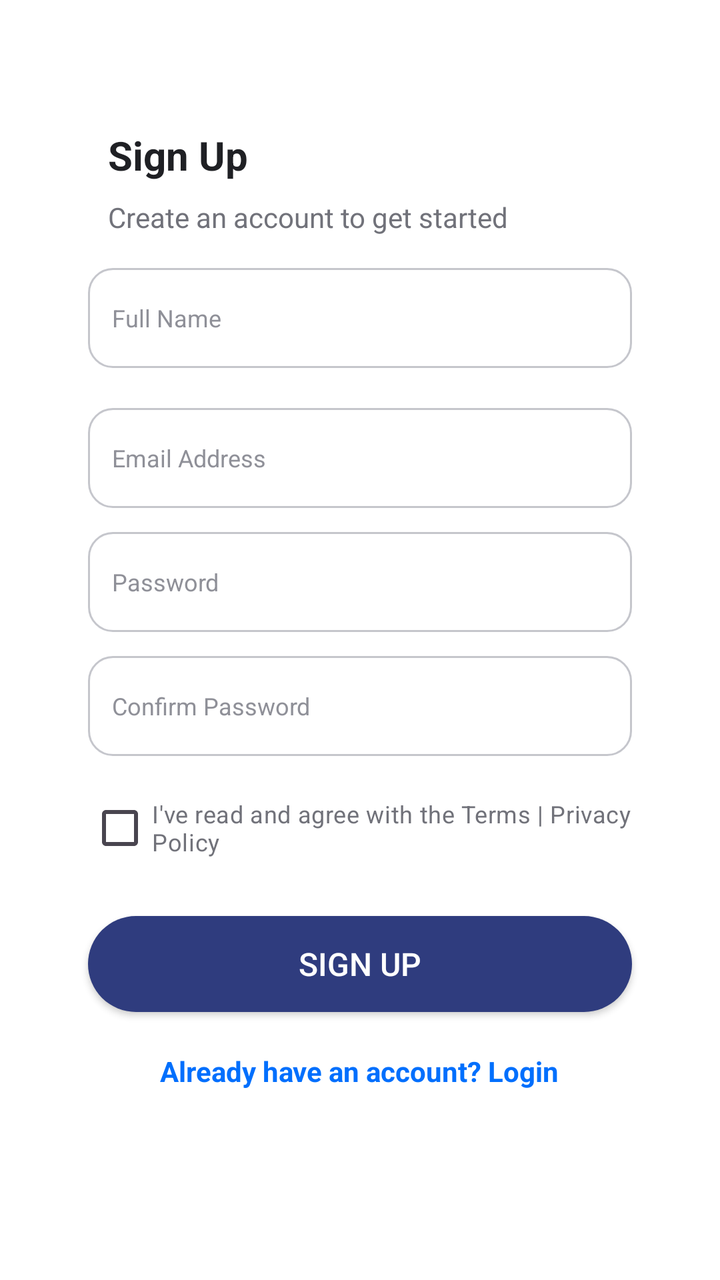
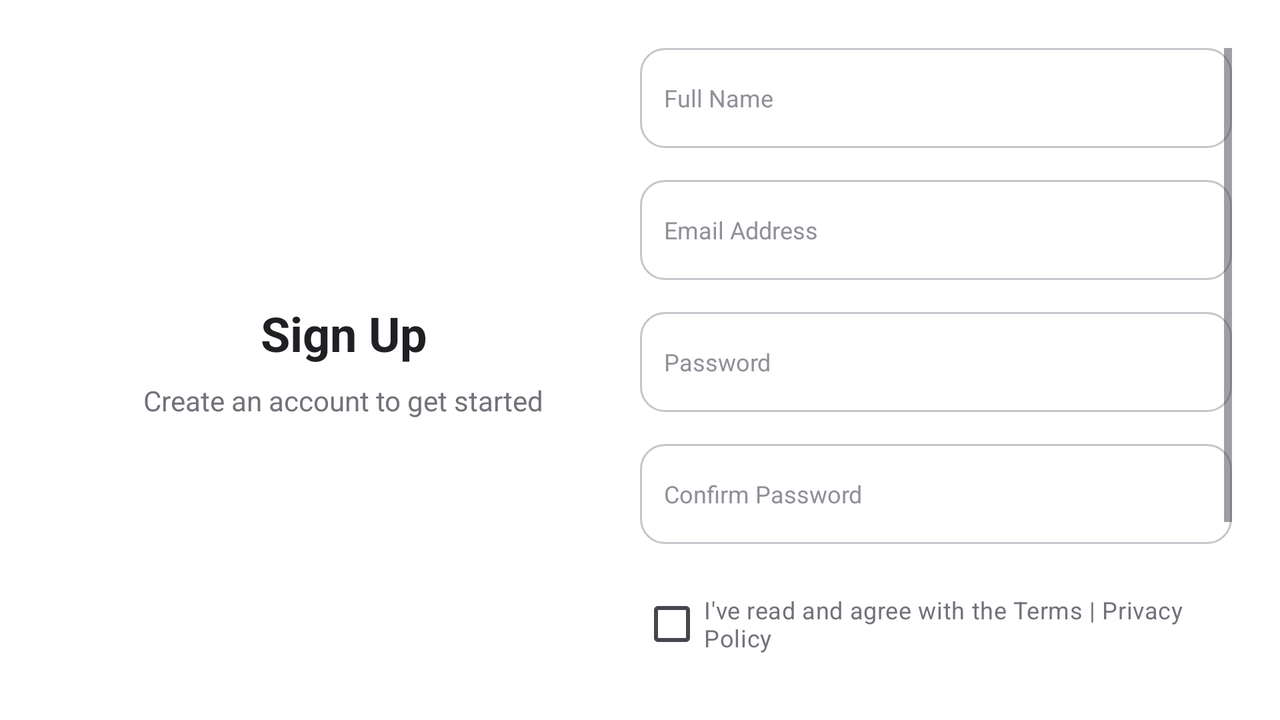

First picture: res/layout/ on a phone held upright. Second picture: the repository's own variant of that layout, on a device whose configuration matches the variant's folder. Source for both follows.
<!-- AndroidManifest.xml: application theme Theme.DemoiLost -->
<!-- res/layout/activity_register.xml -->
<?xml version="1.0" encoding="utf-8"?>
<LinearLayout xmlns:android="http://schemas.android.com/apk/res/android"
    android:layout_width="match_parent"
    android:layout_height="match_parent"
    xmlns:tools="http://schemas.android.com/tools"
    tools:context=".RegisterActivity"
    android:background="#FFFFFF">

    <LinearLayout
        android:layout_width="match_parent"
        android:layout_height="match_parent"
        android:layout_marginTop="40dp"
        android:gravity="center_horizontal"
        android:orientation="vertical"
        android:padding="24dp">

        
        <TextView
            android:id="@+id/signupTitle"
            android:layout_width="match_parent"
            android:layout_height="wrap_content"
            android:layout_marginStart="30dp"
            android:layout_marginEnd="30dp"
            android:layout_marginBottom="8dp"
            android:text="Sign Up"
            android:textColor="#1F2024"
            android:textSize="20sp"
            android:textStyle="bold" />

        
        <TextView
            android:id="@+id/signupSubtitle"
            android:layout_width="match_parent"
            android:layout_height="wrap_content"
            android:layout_marginStart="30dp"
            android:layout_marginEnd="30dp"
            android:layout_marginBottom="16dp"
            android:text="Create an account to get started"
            android:textColor="#71727A"
            android:textSize="14sp" />

        
        <EditText
            android:id="@+id/nameInput"
            android:layout_width="match_parent"
            android:layout_height="50dp"
            android:layout_marginStart="20dp"
            android:layout_marginEnd="20dp"
            android:layout_marginBottom="20dp"
            android:background="@drawable/input_background"
            android:hint="Full Name"
            android:padding="12dp"
            android:textColorHint="#8F9098"
            android:textSize="12dp" />

        
        <EditText
            android:id="@+id/emailInput"
            android:layout_width="match_parent"
            android:layout_height="50dp"
            android:layout_marginStart="20dp"
            android:layout_marginEnd="20dp"
            android:layout_marginBottom="12dp"
            android:background="@drawable/input_background"
            android:hint="Email Address"
            android:inputType="textEmailAddress"
            android:padding="12dp"
            android:textColorHint="#8F9098"
            android:textSize="12dp" />

        
        <EditText
            android:id="@+id/passwordInput"
            android:layout_width="match_parent"
            android:layout_height="50dp"
            android:layout_marginStart="20dp"
            android:layout_marginEnd="20dp"
            android:layout_marginBottom="12dp"
            android:background="@drawable/input_background"
            android:hint="Password"
            android:inputType="textPassword"
            android:padding="12dp"
            android:textColorHint="#8F9098"
            android:textSize="12dp" />

        
        <EditText
            android:id="@+id/confirmPasswordInput"
            android:layout_width="match_parent"
            android:layout_height="50dp"
            android:layout_marginStart="20dp"
            android:layout_marginEnd="20dp"

            android:layout_marginBottom="12dp"
            android:background="@drawable/input_background"
            android:hint="Confirm Password"
            android:inputType="textPassword"
            android:padding="12dp"
            android:textColorHint="#8F9098"
            android:textSize="12dp" />

        
        <CheckBox
            android:id="@+id/termsCheckbox"
            android:layout_width="wrap_content"
            android:layout_height="wrap_content"
            android:layout_marginStart="20dp"
            android:layout_marginEnd="20dp"
            android:layout_marginBottom="20dp"
            android:text="I've read and agree with the Terms | Privacy Policy"
            android:textColor="#71727A"
            android:textSize="12sp" />

        
        <Button
            android:id="@+id/signupButton"
            android:layout_width="match_parent"
            android:layout_height="wrap_content"
            android:layout_marginStart="20dp"
            android:layout_marginEnd="20dp"
            android:background="@drawable/button_primary"
            android:text="Sign Up"
            android:textColor="#FFFFFF"
            android:textSize="16sp" />

        
        <TextView
            android:id="@+id/loginRedirect"
            android:layout_width="wrap_content"
            android:layout_height="wrap_content"
            android:layout_marginStart="20dp"
            android:layout_marginTop="20dp"
            android:layout_marginEnd="20dp"
            android:text="Already have an account? Login"
            android:textColor="#006FFD"
            android:textSize="14sp"
            android:textStyle="bold" />

    </LinearLayout>
</LinearLayout>
<!-- resources referenced by this layout -->
<resources>
  <!-- drawable button_primary (drawable) -->
  <?xml version="1.0" encoding="utf-8"?>
  <shape xmlns:android="http://schemas.android.com/apk/res/android"
      android:shape="rectangle">
      <solid android:color="@color/blue"/>
      <corners android:radius="30dp"/>
  </shape>
  <!-- drawable input_background (drawable) -->
  <?xml version="1.0" encoding="utf-8"?>
  <shape xmlns:android="http://schemas.android.com/apk/res/android"
      android:shape="rectangle">
      <solid android:color="#FFFFFF"/>
      <stroke android:width="1dp" android:color="#C5C6CC"/>
      <corners android:radius="12dp"/>
  </shape>
  <style name="Theme.DemoiLost" parent="Base.Theme.DemoiLost" />
  <color name="blue">#FF2F3C7E</color>
  <style name="Base.Theme.DemoiLost" parent="Theme.Material3.DayNight.NoActionBar">
          
           <item name="colorPrimary">@color/blue</item>
           <item name="colorPrimaryVariant">@color/blue</item>
  
      </style>
</resources>
<!-- res/layout-land/activity_register.xml (the author's variant of the layout above) -->
<!-- drawn on the phone turned sideways -->
<?xml version="1.0" encoding="utf-8"?>
<LinearLayout xmlns:android="http://schemas.android.com/apk/res/android"
    xmlns:tools="http://schemas.android.com/tools"
    tools:context=".RegisterActivity"
    android:layout_width="match_parent"
    android:layout_height="match_parent"
    android:orientation="horizontal"
    android:padding="24dp"
    android:background="#FFFFFF">

    
    <LinearLayout
        android:layout_width="0dp"
        android:layout_height="match_parent"
        android:layout_weight="1"
        android:orientation="vertical"
        android:gravity="center">

        <TextView
            android:id="@+id/signupTitle"
            android:layout_width="wrap_content"
            android:layout_height="wrap_content"
            android:text="Sign Up"
            android:textColor="#1F2024"
            android:textSize="24sp"
            android:textStyle="bold"
            android:layout_marginBottom="8dp"/>

        <TextView
            android:id="@+id/signupSubtitle"
            android:layout_width="wrap_content"
            android:layout_height="wrap_content"
            android:text="Create an account to get started"
            android:textColor="#71727A"
            android:textSize="14sp"/>
    </LinearLayout>

    
    <ScrollView
        android:layout_width="0dp"
        android:layout_height="match_parent"
        android:layout_weight="1">

        <LinearLayout
            android:layout_width="match_parent"
            android:layout_height="wrap_content"
            android:orientation="vertical"
            android:gravity="center_horizontal">

            <EditText
                android:id="@+id/nameInput"
                android:layout_width="match_parent"
                android:layout_height="50dp"
                android:layout_marginBottom="16dp"
                android:background="@drawable/input_background"
                android:hint="Full Name"
                android:padding="12dp"
                android:textColorHint="#8F9098"
                android:textSize="12dp"/>

            <EditText
                android:id="@+id/emailInput"
                android:layout_width="match_parent"
                android:layout_height="50dp"
                android:layout_marginBottom="16dp"
                android:background="@drawable/input_background"
                android:hint="Email Address"
                android:inputType="textEmailAddress"
                android:padding="12dp"
                android:textColorHint="#8F9098"
                android:textSize="12dp"/>

            <EditText
                android:id="@+id/passwordInput"
                android:layout_width="match_parent"
                android:layout_height="50dp"
                android:layout_marginBottom="16dp"
                android:background="@drawable/input_background"
                android:hint="Password"
                android:inputType="textPassword"
                android:padding="12dp"
                android:textColorHint="#8F9098"
                android:textSize="12dp"/>

            <EditText
                android:id="@+id/confirmPasswordInput"
                android:layout_width="match_parent"
                android:layout_height="50dp"
                android:layout_marginBottom="16dp"
                android:background="@drawable/input_background"
                android:hint="Confirm Password"
                android:inputType="textPassword"
                android:padding="12dp"
                android:textColorHint="#8F9098"
                android:textSize="12dp"/>

            <CheckBox
                android:id="@+id/termsCheckbox"
                android:layout_width="wrap_content"
                android:layout_height="wrap_content"
                android:layout_marginBottom="16dp"
                android:text="I've read and agree with the Terms | Privacy Policy"
                android:textColor="#71727A"
                android:textSize="12sp"/>

            <Button
                android:id="@+id/signupButton"
                android:layout_width="match_parent"
                android:layout_height="wrap_content"
                android:background="@drawable/button_primary"
                android:text="Sign Up"
                android:textColor="#FFFFFF"
                android:textSize="16sp"
                android:layout_marginBottom="16dp"/>

            <TextView
                android:id="@+id/loginRedirect"
                android:layout_width="wrap_content"
                android:layout_height="wrap_content"
                android:text="Already have an account? Login"
                android:textColor="#006FFD"
                android:textSize="14sp"
                android:textStyle="bold"/>
        </LinearLayout>
    </ScrollView>
</LinearLayout>
